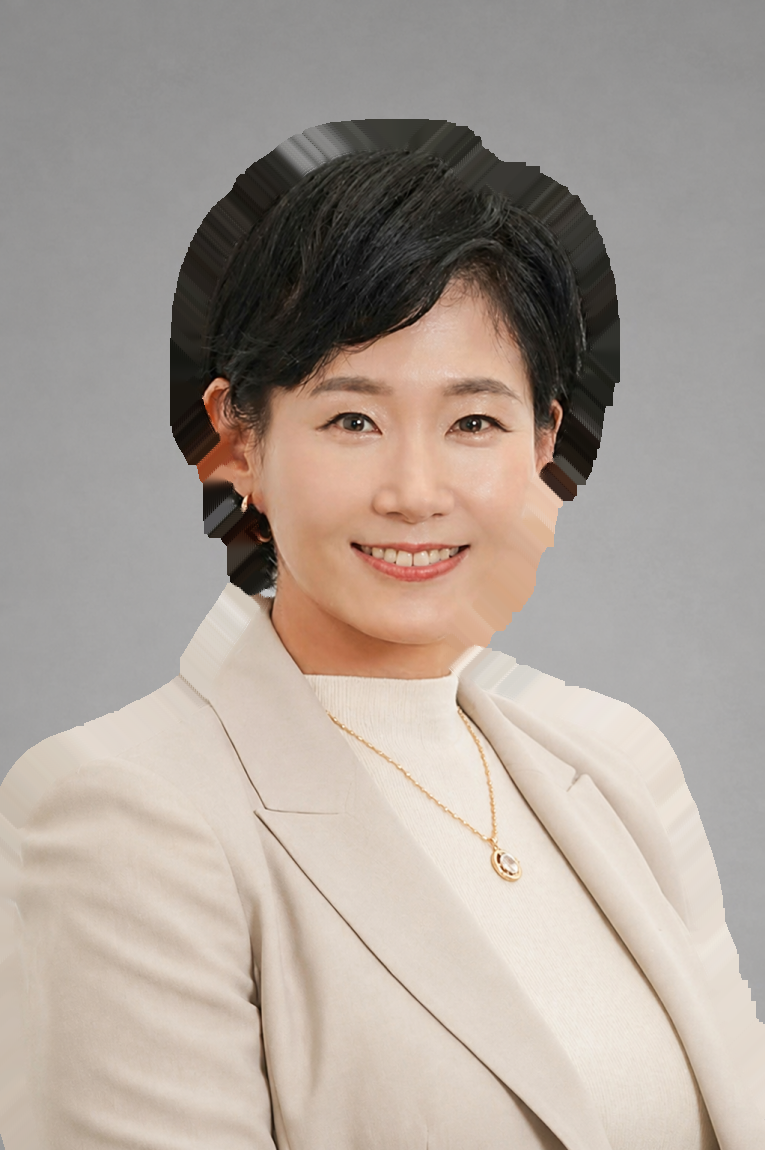
#> input picture shots/hero-quality/BEFORE-cutout-765x1150.png, 765 x 1150 px
$ python cmp_cutout.py
#> lines starting #> are read from the running program, lines starting #| are printed output that depends on the picture
#!/usr/bin/env python3
# -*- coding: utf-8 -*-
"""Compare the old 765-wide cut-out with the new full-resolution one:
alpha agreement (after downscaling the new one back to 765) and 1:1 crops."""
import cv2, numpy as np

OLD = 'shots/hero-quality/BEFORE-cutout-765x1150.png'
NEW = 'assets/_src_ceo-cutout-beige.png'
NAVY = np.array([0x0B, 0x19, 0x33], np.float32)

old = cv2.imread(OLD, cv2.IMREAD_UNCHANGED)
#> old is the input picture: shape (1150, 765, 4); mean B, G, R, A 152.4, 160.8, 171.6, 132.7
new = cv2.imread(NEW, cv2.IMREAD_UNCHANGED)
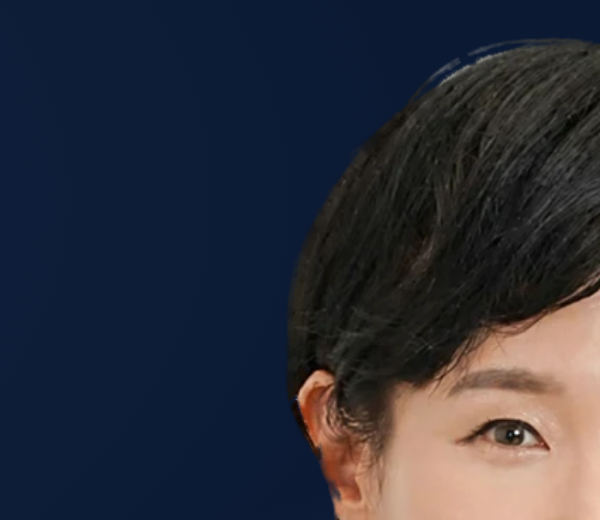
#> input picture shots/hero-quality/before-face-dpr2.png, 600 x 520 px, given in place of _src_ceo-cutout-beige.png, which was not available
#> new is the input picture: shape (520, 600, 3); mean B, G, R 57.4, 46.3, 44.7
print('old', old.shape, 'new', new.shape)
#| old (1150, 765, 4) new (520, 600, 3)

new_small = cv2.resize(new, (old.shape[1], old.shape[0]), interpolation=cv2.INTER_AREA)
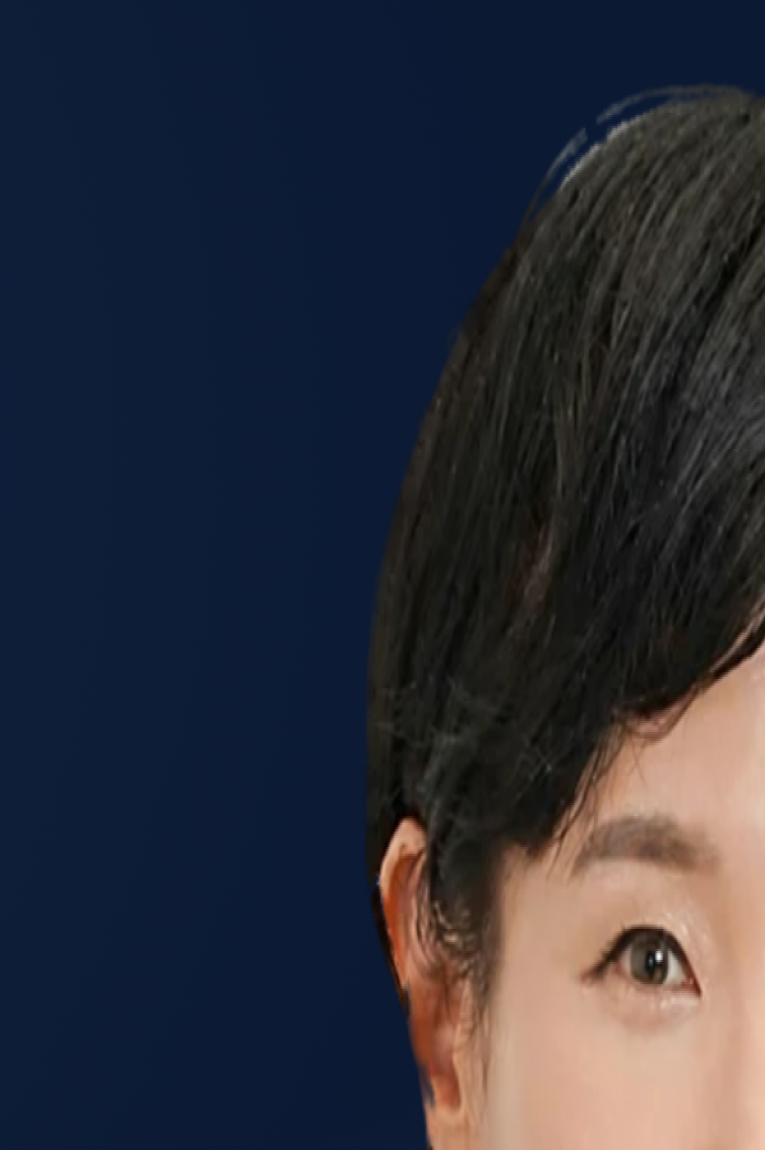
#> new_small: shape (1150, 765, 3); mean B, G, R 57.3, 46.3, 44.6

ao = old[..., 3].astype(np.float32) / 255.0
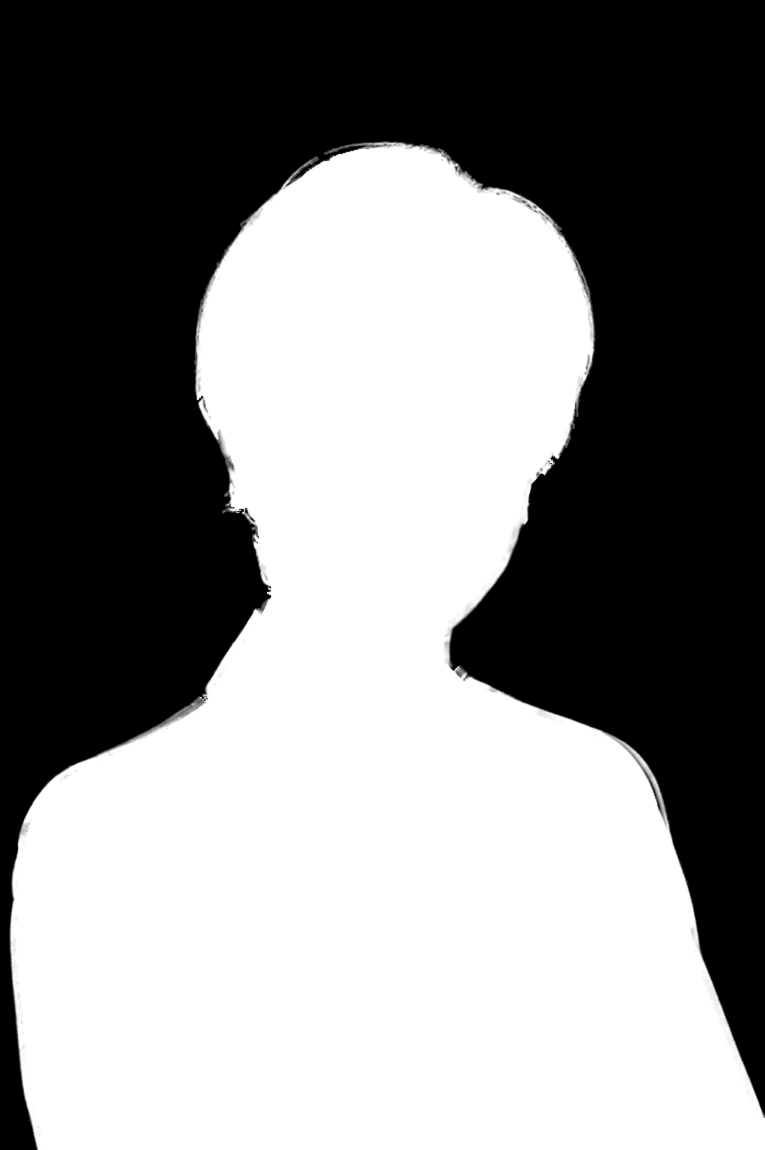
#> ao: shape (1150, 765) float32; min 0, max 1, mean 0.521
#> (the run stopped early here; a loop or call above may not have finished)
